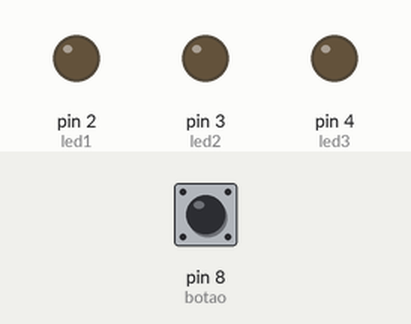
This sketch was run on a simulated Arduino Uno, built with avr-gcc and run on an emulated ATmega328P. Shown: output pins drawn as LEDs (lit = HIGH). The inputs (shaded band) are chosen by the test bench; at power-on: pin 8 (botao) LOW.

Above: at 1.2 s.
1.3 s: pin 8 (botao) pulled HIGH for 0.15 s
At 1.8 s:
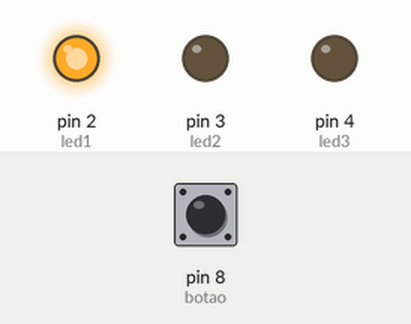
2.9 s: pin 8 (botao) pulled HIGH for 1 s
At 4.2 s:
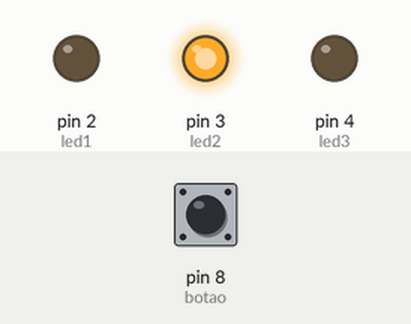
5.4 s: pin 8 (botao) pulled HIGH for 0.15 s
At 6.1 s:
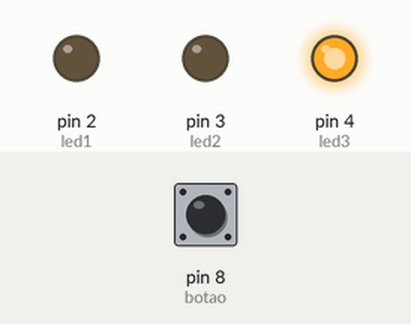
7.0 s: pin 8 (botao) pulled HIGH for 3.2 s
At 7.3 s:
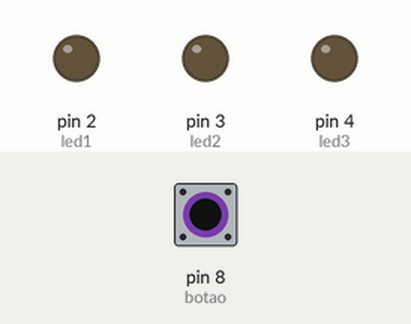
Timing chart, 0 to 10.0 s (numbered marks = the images above; inputs shaded):
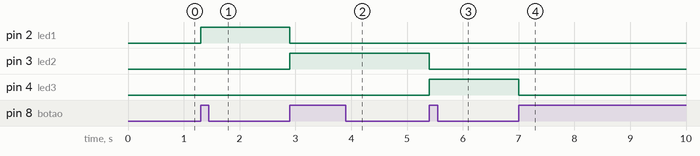

Measured:
- after the input at 1.3 s, pin 2 (led1): LOW → HIGH at once
- after the input at 2.9 s, pin 2 (led1): HIGH → LOW at once; pin 3 (led2): LOW → HIGH at once
- after the input at 5.4 s, pin 3 (led2): HIGH → LOW at once; pin 4 (led3): LOW → HIGH at once
- after the input at 7.0 s, pin 4 (led3): HIGH → LOW at once

The sketch:

Botao_com_Funcoes_em_Sequencia.ino
```cpp
  #define led1 2
  #define led2 3
  #define led3 4
  #define botao 8
  int leitura1 = 0;
  int aumenta = 0;
  byte contador =0;

  void setup(){
  pinMode(led1, OUTPUT);
  pinMode(led2, OUTPUT);
  pinMode(led3, OUTPUT);
  pinMode(botao, INPUT);
  }

  void loop(){
  while (contador < 4)
  {
  leitura1 = digitalRead(botao);
  if (leitura1 != 0)
  {while(digitalRead(botao) != 0)
  {delay(100);}
  }

  aumenta = digitalRead(botao);
  if(aumenta!=1){
  contador=contador+1;
  delay(200);
  while(digitalRead(botao)!=1)
  Serial.println(contador);
  }

  switch (contador)
  {
    case 1:
    digitalWrite(led1, 1);
    digitalWrite(led2, 0);
    digitalWrite(led3, 0);
    break;

    case 2:
    digitalWrite(led1, 0);
    digitalWrite(led2, 1);
    digitalWrite(led3, 0);
    break;

    case 3:
    digitalWrite(led1, 0);
    digitalWrite(led2, 0);
    digitalWrite(led3, 1);
    break;

    case 4:
    digitalWrite(led1, 0);
    digitalWrite(led2, 0);
    digitalWrite(led3, 0);
    break;
  }
  }
  contador = 0;
  }
```
